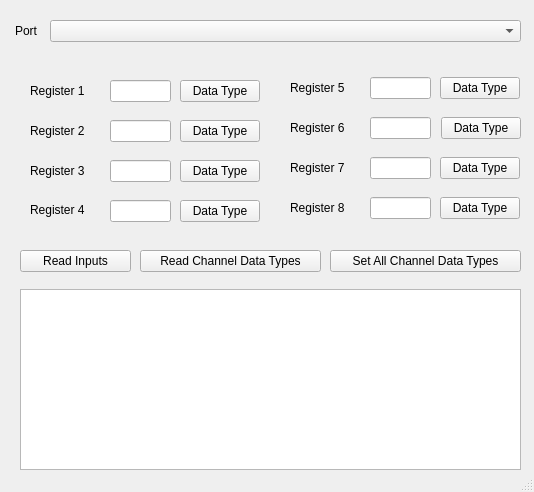
<?xml version="1.0" encoding="UTF-8"?>
<ui version="4.0">
 <class>MainWindow</class>
 <widget class="QMainWindow" name="MainWindow">
  <property name="geometry">
   <rect>
    <x>0</x>
    <y>0</y>
    <width>534</width>
    <height>492</height>
   </rect>
  </property>
  <property name="windowTitle">
   <string>Analog IO Device</string>
  </property>
  <widget class="QWidget" name="centralwidget">
   <widget class="QComboBox" name="comboBox">
    <property name="geometry">
     <rect>
      <x>50</x>
      <y>20</y>
      <width>471</width>
      <height>22</height>
     </rect>
    </property>
   </widget>
   <widget class="QLabel" name="label">
    <property name="geometry">
     <rect>
      <x>15</x>
      <y>24</y>
      <width>57</width>
      <height>14</height>
     </rect>
    </property>
    <property name="text">
     <string>Port</string>
    </property>
   </widget>
   <widget class="QLineEdit" name="lineEdit_1">
    <property name="geometry">
     <rect>
      <x>110</x>
      <y>80</y>
      <width>61</width>
      <height>22</height>
     </rect>
    </property>
    <property name="readOnly">
     <bool>true</bool>
    </property>
   </widget>
   <widget class="QLineEdit" name="lineEdit_2">
    <property name="geometry">
     <rect>
      <x>110</x>
      <y>120</y>
      <width>61</width>
      <height>22</height>
     </rect>
    </property>
    <property name="readOnly">
     <bool>true</bool>
    </property>
   </widget>
   <widget class="QLineEdit" name="lineEdit_3">
    <property name="geometry">
     <rect>
      <x>110</x>
      <y>160</y>
      <width>61</width>
      <height>22</height>
     </rect>
    </property>
    <property name="readOnly">
     <bool>true</bool>
    </property>
   </widget>
   <widget class="QLineEdit" name="lineEdit_4">
    <property name="geometry">
     <rect>
      <x>110</x>
      <y>200</y>
      <width>61</width>
      <height>22</height>
     </rect>
    </property>
    <property name="readOnly">
     <bool>true</bool>
    </property>
   </widget>
   <widget class="QLineEdit" name="lineEdit_5">
    <property name="geometry">
     <rect>
      <x>370</x>
      <y>77</y>
      <width>61</width>
      <height>22</height>
     </rect>
    </property>
    <property name="readOnly">
     <bool>true</bool>
    </property>
   </widget>
   <widget class="QLineEdit" name="lineEdit_6">
    <property name="geometry">
     <rect>
      <x>370</x>
      <y>117</y>
      <width>61</width>
      <height>22</height>
     </rect>
    </property>
    <property name="readOnly">
     <bool>true</bool>
    </property>
   </widget>
   <widget class="QLineEdit" name="lineEdit_7">
    <property name="geometry">
     <rect>
      <x>370</x>
      <y>157</y>
      <width>61</width>
      <height>22</height>
     </rect>
    </property>
    <property name="readOnly">
     <bool>true</bool>
    </property>
   </widget>
   <widget class="QLineEdit" name="lineEdit_8">
    <property name="geometry">
     <rect>
      <x>370</x>
      <y>197</y>
      <width>61</width>
      <height>22</height>
     </rect>
    </property>
    <property name="readOnly">
     <bool>true</bool>
    </property>
   </widget>
   <widget class="QLabel" name="label_2">
    <property name="geometry">
     <rect>
      <x>30</x>
      <y>83</y>
      <width>71</width>
      <height>16</height>
     </rect>
    </property>
    <property name="text">
     <string>Register 1</string>
    </property>
   </widget>
   <widget class="QLabel" name="label_3">
    <property name="geometry">
     <rect>
      <x>30</x>
      <y>121</y>
      <width>71</width>
      <height>20</height>
     </rect>
    </property>
    <property name="text">
     <string>Register 2</string>
    </property>
   </widget>
   <widget class="QLabel" name="label_4">
    <property name="geometry">
     <rect>
      <x>30</x>
      <y>163</y>
      <width>71</width>
      <height>16</height>
     </rect>
    </property>
    <property name="text">
     <string>Register 3</string>
    </property>
   </widget>
   <widget class="QLabel" name="label_5">
    <property name="geometry">
     <rect>
      <x>30</x>
      <y>202</y>
      <width>71</width>
      <height>16</height>
     </rect>
    </property>
    <property name="text">
     <string>Register 4</string>
    </property>
   </widget>
   <widget class="QLabel" name="label_6">
    <property name="geometry">
     <rect>
      <x>290</x>
      <y>80</y>
      <width>71</width>
      <height>16</height>
     </rect>
    </property>
    <property name="text">
     <string>Register 5</string>
    </property>
   </widget>
   <widget class="QLabel" name="label_7">
    <property name="geometry">
     <rect>
      <x>290</x>
      <y>120</y>
      <width>71</width>
      <height>16</height>
     </rect>
    </property>
    <property name="text">
     <string>Register 6</string>
    </property>
   </widget>
   <widget class="QLabel" name="label_8">
    <property name="geometry">
     <rect>
      <x>290</x>
      <y>160</y>
      <width>71</width>
      <height>16</height>
     </rect>
    </property>
    <property name="text">
     <string>Register 7</string>
    </property>
   </widget>
   <widget class="QLabel" name="label_9">
    <property name="geometry">
     <rect>
      <x>290</x>
      <y>200</y>
      <width>71</width>
      <height>16</height>
     </rect>
    </property>
    <property name="text">
     <string>Register 8</string>
    </property>
   </widget>
   <widget class="QPushButton" name="pushButton">
    <property name="geometry">
     <rect>
      <x>20</x>
      <y>250</y>
      <width>111</width>
      <height>22</height>
     </rect>
    </property>
    <property name="text">
     <string>Read Inputs</string>
    </property>
   </widget>
   <widget class="QTextEdit" name="textEdit">
    <property name="geometry">
     <rect>
      <x>20</x>
      <y>289</y>
      <width>501</width>
      <height>181</height>
     </rect>
    </property>
   </widget>
   <widget class="QPushButton" name="pushButton_2">
    <property name="geometry">
     <rect>
      <x>140</x>
      <y>250</y>
      <width>181</width>
      <height>22</height>
     </rect>
    </property>
    <property name="text">
     <string>Read Channel Data Types</string>
    </property>
   </widget>
   <widget class="QPushButton" name="pushButton_3">
    <property name="geometry">
     <rect>
      <x>180</x>
      <y>80</y>
      <width>80</width>
      <height>22</height>
     </rect>
    </property>
    <property name="text">
     <string>Data Type</string>
    </property>
   </widget>
   <widget class="QPushButton" name="pushButton_4">
    <property name="geometry">
     <rect>
      <x>180</x>
      <y>120</y>
      <width>80</width>
      <height>22</height>
     </rect>
    </property>
    <property name="text">
     <string>Data Type</string>
    </property>
   </widget>
   <widget class="QPushButton" name="pushButton_5">
    <property name="geometry">
     <rect>
      <x>180</x>
      <y>160</y>
      <width>80</width>
      <height>22</height>
     </rect>
    </property>
    <property name="text">
     <string>Data Type</string>
    </property>
   </widget>
   <widget class="QPushButton" name="pushButton_6">
    <property name="geometry">
     <rect>
      <x>180</x>
      <y>200</y>
      <width>80</width>
      <height>22</height>
     </rect>
    </property>
    <property name="text">
     <string>Data Type</string>
    </property>
   </widget>
   <widget class="QPushButton" name="pushButton_7">
    <property name="geometry">
     <rect>
      <x>440</x>
      <y>77</y>
      <width>80</width>
      <height>22</height>
     </rect>
    </property>
    <property name="text">
     <string>Data Type</string>
    </property>
   </widget>
   <widget class="QPushButton" name="pushButton_8">
    <property name="geometry">
     <rect>
      <x>441</x>
      <y>117</y>
      <width>80</width>
      <height>22</height>
     </rect>
    </property>
    <property name="text">
     <string>Data Type</string>
    </property>
   </widget>
   <widget class="QPushButton" name="pushButton_9">
    <property name="geometry">
     <rect>
      <x>440</x>
      <y>157</y>
      <width>80</width>
      <height>22</height>
     </rect>
    </property>
    <property name="text">
     <string>Data Type</string>
    </property>
   </widget>
   <widget class="QPushButton" name="pushButton_10">
    <property name="geometry">
     <rect>
      <x>440</x>
      <y>197</y>
      <width>80</width>
      <height>22</height>
     </rect>
    </property>
    <property name="text">
     <string>Data Type</string>
    </property>
   </widget>
   <widget class="QPushButton" name="pushButton_11">
    <property name="geometry">
     <rect>
      <x>330</x>
      <y>250</y>
      <width>191</width>
      <height>22</height>
     </rect>
    </property>
    <property name="text">
     <string>Set All Channel Data Types</string>
    </property>
   </widget>
  </widget>
  <widget class="QStatusBar" name="statusbar"/>
 </widget>
 <resources/>
 <connections/>
</ui>
